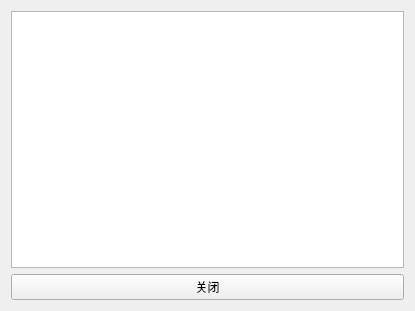
<?xml version="1.0" encoding="UTF-8"?>
<ui version="4.0">
 <class>ShowHafTree</class>
 <widget class="QWidget" name="ShowHafTree">
  <property name="geometry">
   <rect>
    <x>0</x>
    <y>0</y>
    <width>415</width>
    <height>311</height>
   </rect>
  </property>
  <property name="sizePolicy">
   <sizepolicy hsizetype="Expanding" vsizetype="Expanding">
    <horstretch>0</horstretch>
    <verstretch>0</verstretch>
   </sizepolicy>
  </property>
  <property name="windowTitle">
   <string>哈夫曼树</string>
  </property>
  <layout class="QGridLayout" name="gridLayout_2">
   <item row="0" column="0">
    <layout class="QGridLayout" name="gridLayout">
     <item row="0" column="0">
      <widget class="QTableWidget" name="tableWidget">
       <property name="focusPolicy">
        <enum>Qt::NoFocus</enum>
       </property>
       <property name="editTriggers">
        <set>QAbstractItemView::NoEditTriggers</set>
       </property>
       <property name="dragDropOverwriteMode">
        <bool>false</bool>
       </property>
       <property name="selectionMode">
        <enum>QAbstractItemView::NoSelection</enum>
       </property>
       <property name="showGrid">
        <bool>false</bool>
       </property>
       <property name="gridStyle">
        <enum>Qt::NoPen</enum>
       </property>
       <property name="wordWrap">
        <bool>false</bool>
       </property>
       <property name="cornerButtonEnabled">
        <bool>false</bool>
       </property>
       <attribute name="horizontalHeaderVisible">
        <bool>false</bool>
       </attribute>
       <attribute name="horizontalHeaderDefaultSectionSize">
        <number>30</number>
       </attribute>
       <attribute name="horizontalHeaderHighlightSections">
        <bool>false</bool>
       </attribute>
       <attribute name="horizontalHeaderMinimumSectionSize">
        <number>30</number>
       </attribute>
       <attribute name="verticalHeaderVisible">
        <bool>false</bool>
       </attribute>
       <attribute name="verticalHeaderHighlightSections">
        <bool>false</bool>
       </attribute>
       <attribute name="verticalHeaderMinimumSectionSize">
        <number>30</number>
       </attribute>
      </widget>
     </item>
     <item row="1" column="0">
      <widget class="QPushButton" name="pushButton">
       <property name="sizePolicy">
        <sizepolicy hsizetype="Expanding" vsizetype="Fixed">
         <horstretch>0</horstretch>
         <verstretch>0</verstretch>
        </sizepolicy>
       </property>
       <property name="text">
        <string>关闭</string>
       </property>
      </widget>
     </item>
    </layout>
   </item>
  </layout>
 </widget>
 <layoutdefault spacing="6" margin="11"/>
 <resources/>
 <connections/>
</ui>
